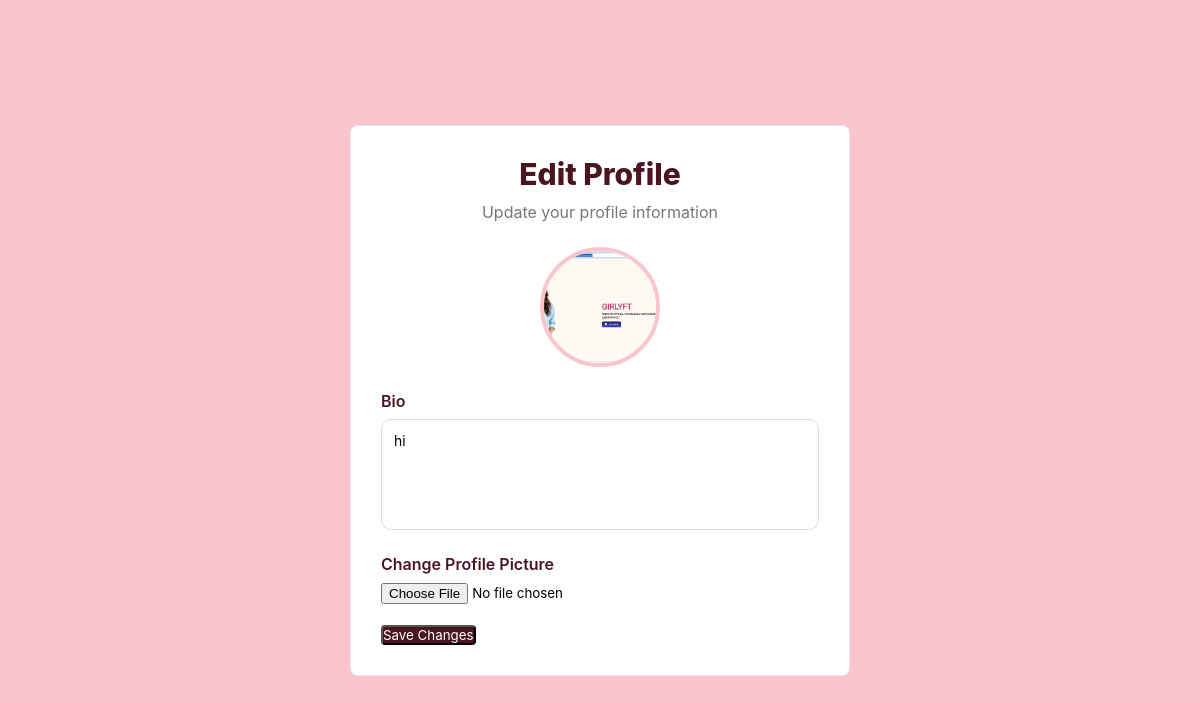
Page /edit-profile/ (signed in) on the committed database.
### social/models.py (models this page shows, shortened)
class Profile(models.Model):
    user = models.OneToOneField(
        User,
        on_delete=models.CASCADE
    )
    bio = models.TextField(
        blank=True
    )
    profile_picture = models.ImageField(
        upload_to='profile_pics/',
        default='default.png'
    )

### social/views.py (the view, shortened to what this page needs)
@login_required
def edit_profile(request):
    profile, created = Profile.objects.get_or_create(
        user=request.user
    )
    return render(
        request,
        'edit_profile.html',
        {
            'profile': profile
        }
    )

### social/templates/edit_profile.html (shortened to what this page needs)
<!DOCTYPE html>
<html lang="en">
<head>
</head>
<body>
    <div class="container">
        <div class="card">
            <h1 class="title">Edit Profile</h1>
            <p class="subtitle">
                Update your profile information
            </p>
            <div class="preview">
    {% if profile.profile_picture %}
        <img src="{{ profile.profile_picture.url }}" alt="Profile">
    {% else %}
        <div class="initial-circle">
            {{ request.user.username|first|upper }}
        </div>
    {% endif %}
</div>
            <form method="POST" enctype="multipart/form-data">
                <div class="form-group">
                    <label>Bio</label>
                    <textarea name="bio" rows="5"
                        placeholder="Tell people about yourself...">{{ profile.bio }}</textarea>
                </div>
                <div class="form-group">
                    <label>Change Profile Picture</label>
                    <input type="file" name="profile_picture">
                </div>
                <button type="submit" class="save-btn">
                    Save Changes
                </button>
            </form>
        </div>
    </div>
</body>
</html>

### social/templates/edit_profile.html (style rules this page uses)
* { margin: 0; padding: 0; box-sizing: border-box; font-family: -apple-system, BlinkMacSystemFont, "Segoe UI", Roboto, sans-serif; }
body { background: #FBC5CD; min-height: 100vh; display: flex; justify-content: center; align-items: center; padding: 30px; }
.container { width: 100%; max-width: 500px; }
.card { background:white; padding:30px; border:1px solid rgba(74,21,33,.1); border-radius:8px; }
.title { text-align: center; color: #4A1521; font-size: 30px; font-weight: 800; margin-bottom: 10px; }
.subtitle { text-align: center; color: #777; margin-bottom: 25px; }
.form-group { margin-bottom: 20px; }
label { display: block; margin-bottom: 8px; font-weight: 600; color: #4A1521; }
textarea, input[type="file"] { width: 100%; }
textarea { border: 1px solid #ddd; border-radius: 10px; padding: 12px; resize: none; font-size: 14px; outline: none; }
.preview { text-align: center; margin-bottom: 20px; }
.preview img { width: 120px; height: 120px; border-radius: 50%; object-fit: cover; border: 4px solid #FBC5CD; }
.save-btn { background:#4A1521; color:white; border-radius:4px; }

### rows in the picture
Profile: profile_picture (picture), bio "hi"
